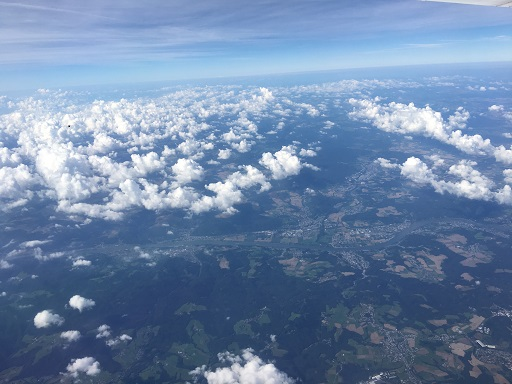
#> input picture clouds.jpg, 512 x 384 px
$ python test.py   (older library calls are emulated)
#> lines starting #> are read from the running program, lines starting #| are printed output that depends on the picture
import cv2
import numpy as np

#gray image transformation
image = cv2.imread("clouds.jpg")
#> image is the input picture: shape (384, 512, 3); mean B, G, R 167.8, 134.4, 110.1
gray_image = cv2.cvtColor(image, cv2.COLOR_BGR2GRAY)
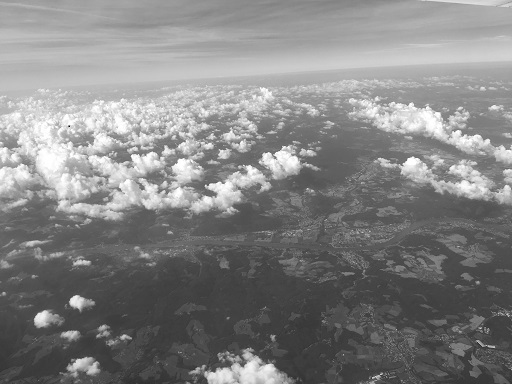
#> gray_image: shape (384, 512); min 2, max 255, mean 130.9
cv2.imshow("Over the Clouds", image)
cv2.imshow("Over the Clouds - gray", gray_image)
cv2.imwrite('grayimage.jpg', gray_image)

#median filter
median_image = cv2.medianBlur(gray_image,5)
cv2.imshow("Over the Clouds - median", median_image)
cv2.imwrite('median.jpg', median_image)

#min filter
kernel = np.ones((5,5),np.uint8)
min_image = cv2.erode(gray_image,kernel,iterations = 1)
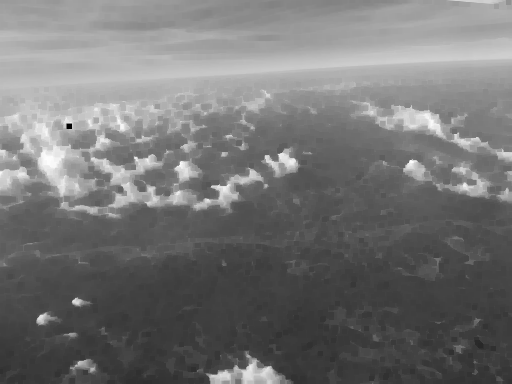
#> min_image: shape (384, 512); min 2, max 253, mean 116.2
cv2.imshow("Over the Clouds - min", min_image)
cv2.imwrite('min.jpg', min_image)

#max filter
max_image = cv2.dilate(gray_image,kernel,iterations = 1)
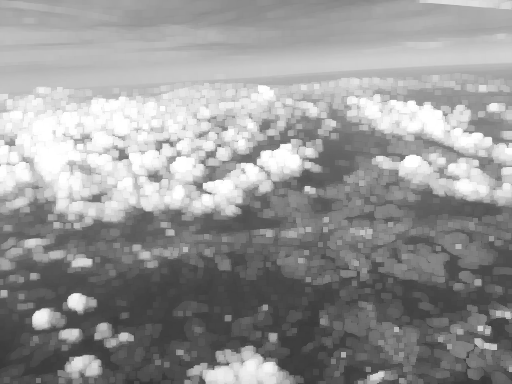
#> max_image: shape (384, 512); min 53, max 255, mean 149.5
cv2.imshow("Over the Clouds - max",max_image )
cv2.imwrite('max.jpg', max_image)

#laplacian filter
laplace_image = cv2.Laplacian(median_image,cv2.CV_64F)
cv2.imwrite('laplace.jpg', laplace_image)
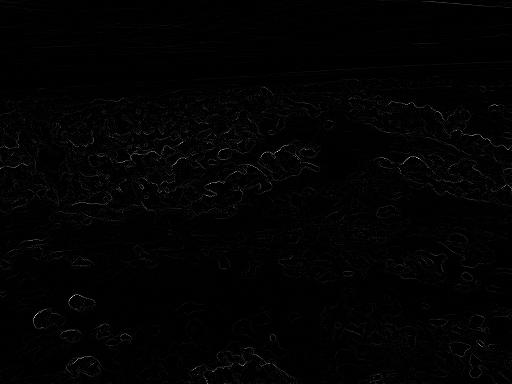
#> saved as laplace.jpg: shape (384, 512); min 0, max 205, mean 2.3

#sobel horizontal filter
sobelh_image = cv2.Sobel(median_image,cv2.CV_64F,1,0,ksize=5)
cv2.imwrite('sobel_h.jpg', sobelh_image)
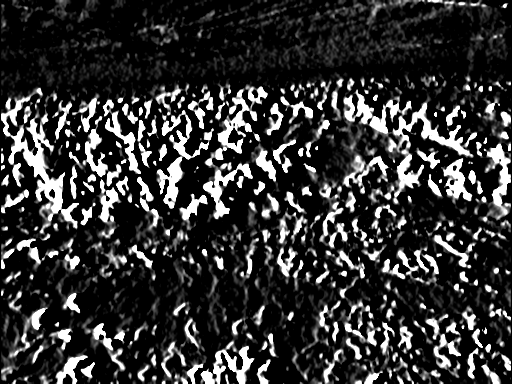
#> saved as sobel_h.jpg: shape (384, 512); min 0, max 255, mean 51.7

#sobel vertical filter
sobelv_image = cv2.Sobel(median_image,cv2.CV_64F,0,1,ksize=5)
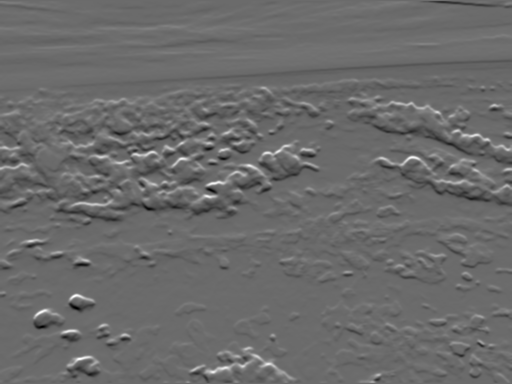
#> sobelv_image: shape (384, 512) float64; min -4712, max 6447, mean -23.4; drawn with min black and max white
cv2.imwrite('sobel_v.jpg', sobelv_image)
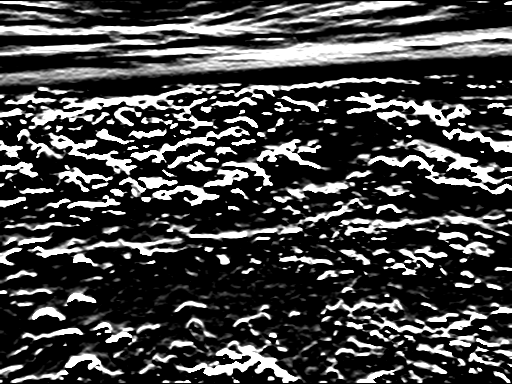
#> saved as sobel_v.jpg: shape (384, 512); min 0, max 255, mean 67.3


cv2.waitKey(0)
cv2.destroyAllWindows()
